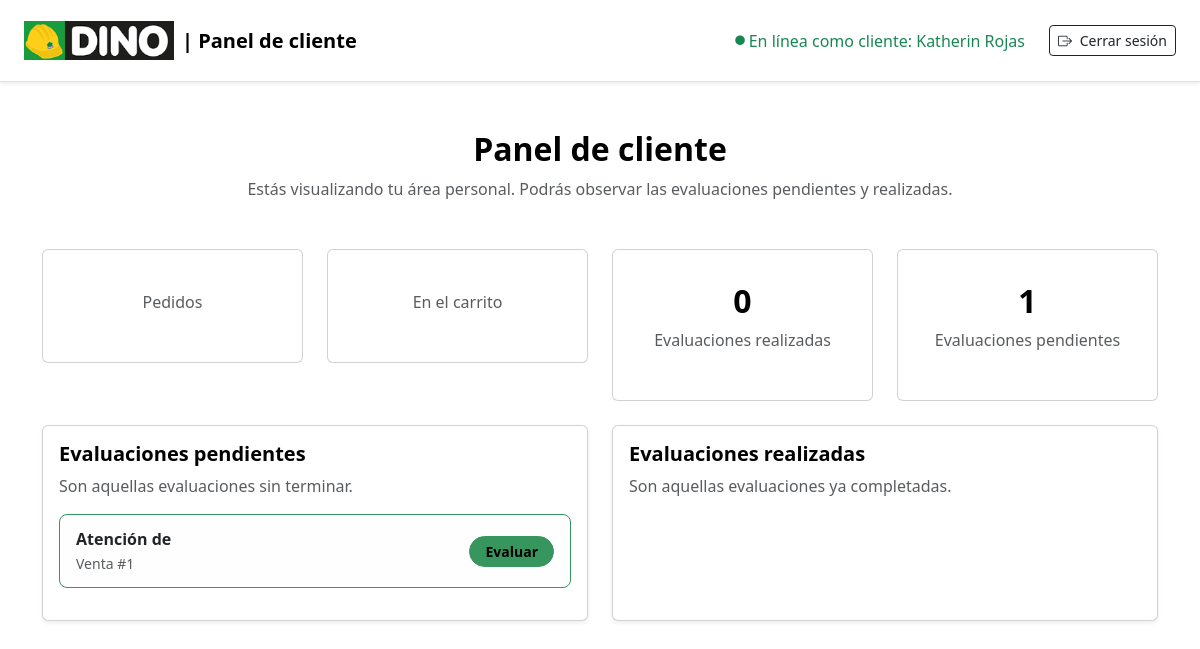
Page /cliente/dashboard/ (signed in) on the earlier database version.
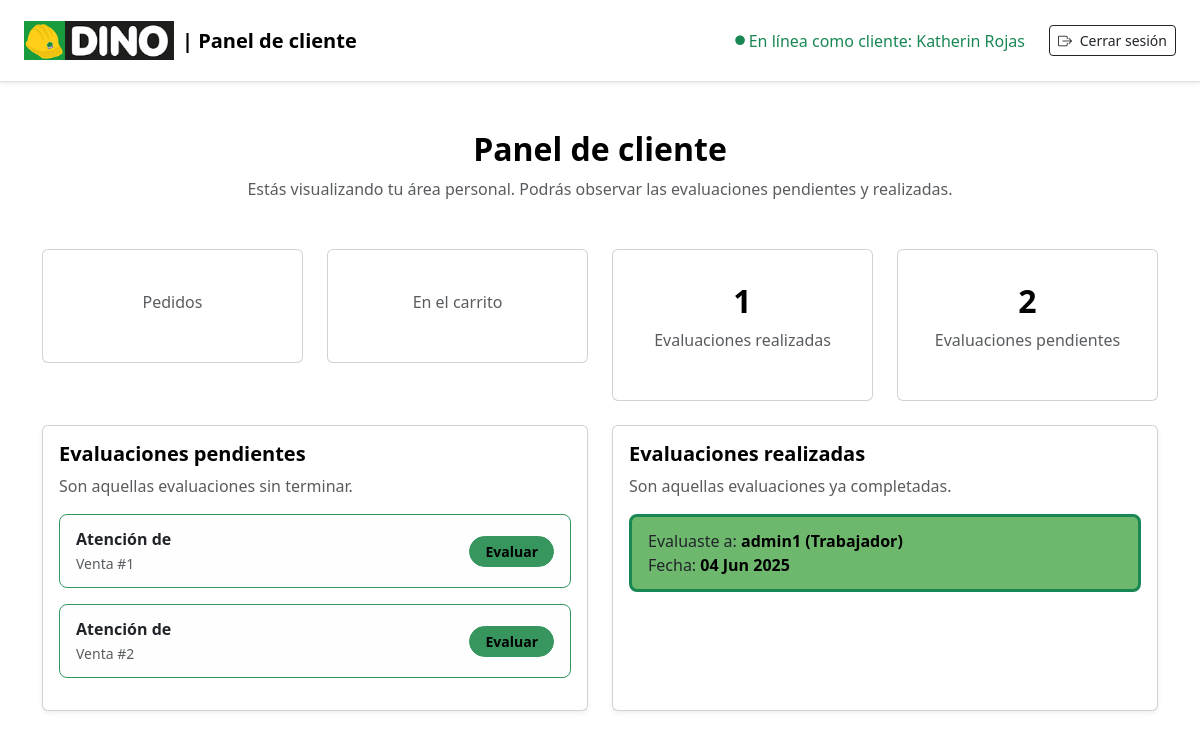
Same page on the later database version.
### core/models.py (models this page shows, shortened)
class Usuario(AbstractUser):
    ROL_TIPOS = [
        ('cliente', 'Cliente'),
        ('trabajador', 'Trabajador'),
    ]
    rol = models.CharField(
        max_length=20, choices=ROL_TIPOS, blank=True, null=True)
    rol_admin = models.ForeignKey(
        Rol, on_delete=models.SET_NULL, null=True, blank=True, related_name='usuarios')
    puesto = models.ForeignKey(
        Puesto, on_delete=models.SET_NULL, null=True, blank=True)
    def __str__(self):
        if self.rol_admin:
            return f"{self.username} ({self.rol_admin.nombre})"
        elif self.rol:
            return f"{self.username} ({self.get_rol_display()})"
        else:
            return self.username

class EvaluacionVenta(models.Model):
    ESTADOS = [
        ('PENDIENTE', 'Pendiente'),
        ('EN_PROGRESO', 'En progreso'),
        ('COMPLETADA', 'Completada'),
    ]
    venta = models.ForeignKey(Venta, on_delete=models.CASCADE)
    trabajador = models.ForeignKey(
        settings.AUTH_USER_MODEL, on_delete=models.CASCADE, limit_choices_to={'rol': 'trabajador'})
    cliente = models.ForeignKey(Cliente, on_delete=models.CASCADE)
    fecha = models.DateTimeField(auto_now_add=True)
    estado = models.CharField(
        max_length=20, choices=ESTADOS, default='PENDIENTE')

### core/views.py (the view)
# urls.py: path('cliente/dashboard/', views.cliente_dashboard, name='cliente_panel'),
@login_required
def cliente_dashboard(request):
    user = request.user
    if not hasattr(user, 'rol') or user.rol != 'cliente':
        return render(request, 'error.html', {
            'mensaje': 'No tienes permisos para acceder a esta página. Debes ser un cliente.'
        })
    try:
        cliente = Cliente.objects.get(user=user)
    except Cliente.DoesNotExist:
        return render(request, 'error.html', {
            'mensaje': 'No tienes un perfil cliente asociado.'
        })
    evaluaciones_realizadas = EvaluacionVenta.objects.filter(cliente=cliente , estado="COMPLETADO")\
    ventas_pendientes = EvaluacionVenta.objects.filter(cliente=cliente, estado="PENDIENTE")
    context = {
        'evaluaciones_realizadas': evaluaciones_realizadas,
        'ventas_pendientes': ventas_pendientes,
        'total_pendientes': ventas_pendientes.count(),  # Contar las ventas pendientes
    }
    return render(request, 'cliente_panel.html', context)

### templates/cliente_panel.html (shortened to what this page needs)
{% load static %}
<!DOCTYPE html>
<html lang="es">
<head>
  <link rel="stylesheet" href="{% static 'css/cliente_panel.css' %}">
  <link href="https://cdn.jsdelivr.net/npm/bootstrap@5.3.2/dist/css/bootstrap.min.css" rel="stylesheet">
  <link href="https://cdn.jsdelivr.net/npm/bootstrap-icons@1.10.5/font/bootstrap-icons.css" rel="stylesheet">
</head>
<body>
  <nav class="navbar navbar-light bg-white border-bottom shadow-sm px-4 py-3">
    <a class="navbar-brand d-flex align-items-center fw-bold fs-5">
      <img src="{% static 'img/logo_dino.png' %}" alt="Logo" width="150" class="me-2">
      | Panel de cliente
    </a>
    <div class="d-flex align-items-center gap-4">
      <span class="text-success fw-medium d-flex align-items-center">
        <i class="bi bi-circle-fill me-1" style="font-size: 0.6rem;"></i> En línea como cliente: {{ request.user.get_full_name|default:request.user.username }}
      </span>
      <form action="{% url 'logout' %}" method="post" style="display: inline;">
        <button type="submit" class="btn btn-outline-dark btn-sm">
          <i class="bi bi-box-arrow-right me-1"></i> Cerrar sesión
        </button>
      </form>
    </div>
  </nav>
  <div class="container mt-5 mb-5">
    <div class="mb-4 text-center">
      <h2 class="fw-bold" style="color: #000000">Panel de cliente</h2>
      <p class="text-muted">Estás visualizando tu área personal. Podrás observar las evaluaciones pendientes y realizadas.</p>
    </div>
    <div class="row g-4 my-4">
      <div class="col-md-3">
        <div class="card stat-card text-center">
          <div class="card-body">
            <p class="text-muted">Pedidos</p>
          </div>
        </div>
      </div>
      <div class="col-md-3">
        <div class="card stat-card text-center">
          <div class="card-body">
            <p class="text-muted">En el carrito</p>
          </div>
        </div>
      </div>
      <div class="col-md-3">
        <div class="card stat-card text-center">
          <div class="card-body">
            <h3 class="stat-number">{{ evaluaciones_realizadas|length }}</h3>
            <p class="text-muted">Evaluaciones realizadas</p>
          </div>
        </div>
      </div>
      <div class="col-md-3">
        <div class="card stat-card text-center">
          <div class="card-body">
            <h3 class="stat-number">{{ ventas_pendientes|length }}</h3>
            <p class="text-muted">Evaluaciones pendientes</p>
          </div>
        </div>
      </div>
    </div>
    <div class="row g-4">
      <div class="col-md-6">
        <div class="card shadow-sm h-100">
          <div class="card-body">
            <h5 class="fw-bold mb-2" style="color: #000000">Evaluaciones pendientes</h5>
            <p class="text-muted mb-3">Son aquellas evaluaciones sin terminar.</p>
            <ul class="list-unstyled mb-0">
              {% if ventas_pendientes %}
                {% for venta in ventas_pendientes %}
                  <li class="mb-3 d-flex justify-content-between align-items-center">
                    <div>
                      <span class="fw-semibold">Atención de {{ venta.username }}</span><br>
                      <small class="text-muted">Venta #{{ venta.id }}</small>
                    </div>
                    <a href="{% url 'evaluar_venta' venta.id %}" class="btn btn-dark btn-sm" style="padding-left: 15px; padding-right: 15px; border-radius: 30px; color: black; font-weight: bold; background-color: #36965e; border-color: #36965e; transition: transform 0.2s ease, box-shadow 0.2s ease;" onmouseover="this.style.transform='scale(1.05)'; this.style.boxShadow='0 4px 12px rgba(0,0,0,0.15)'" onmouseout="this.style.transform='scale(1)'; this.style.boxShadow='none'">Evaluar</a>
                  </li>
                {% endfor %}
              {% else %}
                <li class="text-muted">No tienes evaluaciones pendientes por ahora.</li>
              {% endif %}
            </ul>
          </div>
        </div>
      </div>
      <div class="col-md-6">
        <div class="card shadow-sm h-100">
          <div class="card-body">
            <h5 class="fw-bold mb-2" style="color: #000000">Evaluaciones realizadas</h5>
            <p class="text-muted mb-3">Son aquellas evaluaciones ya completadas.</p>
            <ul class="list-unstyled mb-0">
              {% for evaluacion in evaluaciones_realizadas %}
              <li class="mb-3 border-start ps-3 border-3 border-success">
                Evaluaste a: <strong style="color:black">{{ evaluacion.trabajador }}</strong><br>
                Fecha: <span class="text-muted"><strong style="color:black">{{ evaluacion.fecha|date:"d M Y" }}</strong></span>
              </li>
              {% endfor %}
            </ul>
          </div>
        </div>
      </div>
    </div>
  </div>
</body>
</html>

### static/css/cliente_panel.css (style rules this page uses)
body { background-color: #f8f9fa; font-family: 'Segoe UI', sans-serif; color: #333; }
.navbar-brand img { max-height: 50px; }
.card { border: 1px solid #36965e; border-radius: 12px; background-color: #fff; transition: box-shadow 0.3s ease; }
.stat-card { padding: 1rem 0.5rem; border: 1px solid #36965e; }
.stat-number { font-size: 2rem; font-weight: 700; color: #000000; }
.btn-sm { border-radius: 8px; padding: 6px 14px; font-size: 0.85rem; font-weight: 500; }
ul li { background-color: #fefefe; padding: 0.75rem 1rem; border-radius: 8px; border: 1px solid #36965e; }
.border-start { background-color: #6db86d; border-left: 3px solid #36965e; }

Differences in the rows shown:
added EvaluacionVenta: id "2", shown under "Evaluaciones pendientes"
added EvaluacionVenta: trabajador "admin1 (Trabajador)", fecha "04 Jun 2025", shown under "Evaluaciones realizadas"
Other differences:
{{ evaluaciones_realizadas|length }}: "0" → "1"
{{ ventas_pendientes|length }}: "1" → "2"
